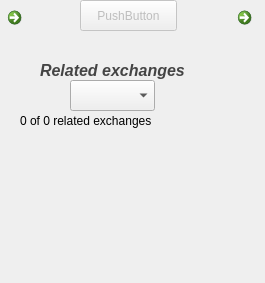
<?xml version="1.0" encoding="UTF-8"?>
<ui version="4.0">
 <class>WidgetQmfObject</class>
 <widget class="QWidget" name="WidgetQmfObject">
  <property name="enabled">
   <bool>true</bool>
  </property>
  <property name="geometry">
   <rect>
    <x>0</x>
    <y>0</y>
    <width>265</width>
    <height>283</height>
   </rect>
  </property>
  <property name="windowTitle">
   <string>Form</string>
  </property>
  <property name="styleSheet">
   <string notr="true"/>
  </property>
  <widget class="QPushButton" name="pushButton">
   <property name="enabled">
    <bool>false</bool>
   </property>
   <property name="geometry">
    <rect>
     <x>80</x>
     <y>0</y>
     <width>97</width>
     <height>31</height>
    </rect>
   </property>
   <property name="focusPolicy">
    <enum>Qt::NoFocus</enum>
   </property>
   <property name="styleSheet">
    <string notr="true"/>
   </property>
   <property name="text">
    <string>PushButton</string>
   </property>
  </widget>
  <widget class="QTableWidget" name="tableWidget">
   <property name="geometry">
    <rect>
     <x>60</x>
     <y>60</y>
     <width>121</width>
     <height>0</height>
    </rect>
   </property>
   <property name="focusPolicy">
    <enum>Qt::NoFocus</enum>
   </property>
   <property name="autoFillBackground">
    <bool>true</bool>
   </property>
   <property name="styleSheet">
    <string notr="true"/>
   </property>
   <property name="verticalScrollBarPolicy">
    <enum>Qt::ScrollBarAlwaysOff</enum>
   </property>
   <property name="horizontalScrollBarPolicy">
    <enum>Qt::ScrollBarAlwaysOff</enum>
   </property>
   <property name="autoScroll">
    <bool>true</bool>
   </property>
   <property name="editTriggers">
    <set>QAbstractItemView::NoEditTriggers</set>
   </property>
   <property name="tabKeyNavigation">
    <bool>false</bool>
   </property>
   <property name="showDropIndicator" stdset="0">
    <bool>false</bool>
   </property>
   <property name="dragDropOverwriteMode">
    <bool>false</bool>
   </property>
   <property name="selectionMode">
    <enum>QAbstractItemView::NoSelection</enum>
   </property>
   <property name="showGrid">
    <bool>false</bool>
   </property>
   <property name="cornerButtonEnabled">
    <bool>false</bool>
   </property>
   <property name="rowCount">
    <number>3</number>
   </property>
   <property name="columnCount">
    <number>2</number>
   </property>
   <attribute name="horizontalHeaderVisible">
    <bool>false</bool>
   </attribute>
   <attribute name="horizontalHeaderDefaultSectionSize">
    <number>50</number>
   </attribute>
   <attribute name="horizontalHeaderHighlightSections">
    <bool>false</bool>
   </attribute>
   <attribute name="verticalHeaderVisible">
    <bool>false</bool>
   </attribute>
   <attribute name="verticalHeaderDefaultSectionSize">
    <number>20</number>
   </attribute>
   <attribute name="verticalHeaderHighlightSections">
    <bool>false</bool>
   </attribute>
   <row/>
   <row/>
   <row/>
   <column/>
   <column/>
  </widget>
  <widget class="QLabel" name="labelName">
   <property name="geometry">
    <rect>
     <x>60</x>
     <y>30</y>
     <width>141</width>
     <height>21</height>
    </rect>
   </property>
   <property name="focusPolicy">
    <enum>Qt::ClickFocus</enum>
   </property>
   <property name="styleSheet">
    <string notr="true"/>
   </property>
   <property name="frameShape">
    <enum>QFrame::NoFrame</enum>
   </property>
   <property name="frameShadow">
    <enum>QFrame::Plain</enum>
   </property>
   <property name="lineWidth">
    <number>0</number>
   </property>
   <property name="text">
    <string/>
   </property>
   <property name="alignment">
    <set>Qt::AlignCenter</set>
   </property>
  </widget>
  <widget class="QLabel" name="labelRelated">
   <property name="geometry">
    <rect>
     <x>40</x>
     <y>60</y>
     <width>191</width>
     <height>21</height>
    </rect>
   </property>
   <property name="font">
    <font>
     <pointsize>12</pointsize>
     <weight>75</weight>
     <italic>true</italic>
     <bold>true</bold>
    </font>
   </property>
   <property name="styleSheet">
    <string notr="true">color: #444444;</string>
   </property>
   <property name="text">
    <string>Related exchanges</string>
   </property>
  </widget>
  <widget class="QComboBox" name="comboBox">
   <property name="geometry">
    <rect>
     <x>70</x>
     <y>80</y>
     <width>85</width>
     <height>31</height>
    </rect>
   </property>
   <property name="focusPolicy">
    <enum>Qt::ClickFocus</enum>
   </property>
  </widget>
  <widget class="QLabel" name="labelIndex">
   <property name="geometry">
    <rect>
     <x>20</x>
     <y>110</y>
     <width>191</width>
     <height>21</height>
    </rect>
   </property>
   <property name="text">
    <string>0 of 0 related exchanges</string>
   </property>
  </widget>
  <widget class="chart" name="widgetChart" native="true">
   <property name="geometry">
    <rect>
     <x>20</x>
     <y>139</y>
     <width>231</width>
     <height>111</height>
    </rect>
   </property>
  </widget>
  <widget class="CommandLinkButton" name="commandLinkButtonNext">
   <property name="geometry">
    <rect>
     <x>230</x>
     <y>0</y>
     <width>31</width>
     <height>41</height>
    </rect>
   </property>
   <property name="focusPolicy">
    <enum>Qt::NoFocus</enum>
   </property>
   <property name="text">
    <string/>
   </property>
  </widget>
  <widget class="CommandLinkButton" name="commandLinkButtonPrev">
   <property name="geometry">
    <rect>
     <x>0</x>
     <y>0</y>
     <width>31</width>
     <height>41</height>
    </rect>
   </property>
   <property name="focusPolicy">
    <enum>Qt::NoFocus</enum>
   </property>
   <property name="text">
    <string/>
   </property>
  </widget>
 </widget>
 <customwidgets>
  <customwidget>
   <class>chart</class>
   <extends>QWidget</extends>
   <header>chart.h</header>
  </customwidget>
  <customwidget>
   <class>CommandLinkButton</class>
   <extends>QCommandLinkButton</extends>
   <header location="global">commandlinkbutton.h</header>
  </customwidget>
 </customwidgets>
 <resources/>
 <connections/>
</ui>
